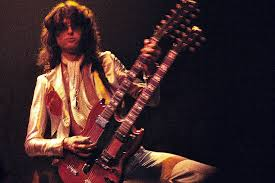
//> input picture Mask_Operations/data/jimmy.jpeg, 275 x 183 px
$ ./mat_mask_operations   (built with g++ and OpenCV 4)
//> lines starting //> are read from the running program, lines starting //| are printed output that depends on the picture; after the words box and inside, x2 and y2 are one past the last pixel; in counts of white or black regions, pixels touching at a corner belong together
#include <opencv2/imgcodecs.hpp>
#include <opencv2/highgui.hpp>
#include <opencv2/imgproc.hpp>
#include <iostream>

using namespace std;
using namespace cv;

static void help(char* progName)
{
    cout << endl
        <<  "This program shows how to filter images with mask: the write it yourself and the"
        << "filter2d way. " << endl
        <<  "Usage:"                                                                        << endl
        << progName << " [image_path -- default data/jimmy.jpeg] [G -- grayscale] "        << endl << endl;
}

void Sharpen(const Mat& myImage,Mat& Result);

int main( int argc, char* argv[])
{
    help(argv[0]);
    const char* filename = argc >=2 ? argv[1] : "data/jimmy.jpeg";
    Mat src, dst0, dst1;
    if (argc >= 3 && !strcmp("G", argv[2]))
        src = imread( filename, IMREAD_GRAYSCALE);
    else
        src = imread( filename, IMREAD_COLOR);
//> src is the input picture: 183 rows x 275 cols, CV_8UC3; mean B, G, R 40.7, 39.3, 62
    if (src.empty())
    {
        cerr << "Can't open image ["  << filename << "]" << endl;
        return -1;
    }
    namedWindow("Input", WINDOW_AUTOSIZE);
    namedWindow("Output", WINDOW_AUTOSIZE);
    imshow( "Input", src );
    double t = (double)getTickCount();
    Sharpen( src, dst0 );
    t = ((double)getTickCount() - t)/getTickFrequency();
    cout << "Hand written function time passed in seconds: " << t << endl;
    imshow( "Output", dst0 );
    waitKey();
    Mat kernel = (Mat_<char>(3,3) <<  0, -1,  0,
                                   -1,  5, -1,
                                    0, -1,  0);
    t = (double)getTickCount();
    filter2D( src, dst1, src.depth(), kernel );
    t = ((double)getTickCount() - t)/getTickFrequency();
    cout << "Built-in filter2D time passed in seconds:     " << t << endl;
    imshow( "Output", dst1 );
    waitKey();
    return 0;
}

void Sharpen(const Mat& myImage,Mat& Result)
{
    CV_Assert(myImage.depth() == CV_8U);  // accept only uchar images
    const int nChannels = myImage.channels();
//> nChannels = 3
    Result.create(myImage.size(),myImage.type());
    for(int j = 1 ; j < myImage.rows-1; ++j)
    {
        const uchar* previous = myImage.ptr<uchar>(j - 1);
        const uchar* current  = myImage.ptr<uchar>(j    );
        const uchar* next     = myImage.ptr<uchar>(j + 1);
        uchar* output = Result.ptr<uchar>(j);
        for(int i= nChannels;i < nChannels*(myImage.cols-1); ++i)
        {
            *output++ = saturate_cast<uchar>(5*current[i]
                         -current[i-nChannels] - current[i+nChannels] - previous[i] - next[i]);
        }
    }
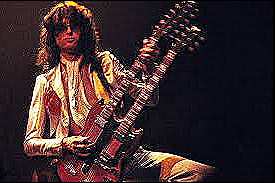
//> Result: 183 rows x 275 cols, CV_8UC3; mean B, G, R 44.4, 42.2, 60
    Result.row(0).setTo(Scalar(0));
    Result.row(Result.rows-1).setTo(Scalar(0));
    Result.col(0).setTo(Scalar(0));
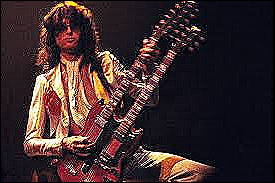
//> Result: 183 rows x 275 cols, CV_8UC3; 0.36% of pixels changed, all inside (x1, y1, x2, y2) = (0, 1, 1, 182)
//> in main, `filter2D( src, dst1, src.depth(), kernel );`:
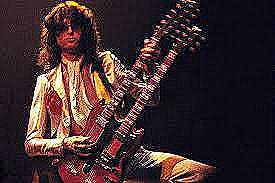
//> dst1: 183 rows x 275 cols, CV_8UC3; mean B, G, R 44.9, 42.7, 60.6
    Result.col(Result.cols-1).setTo(Scalar(0));
}
